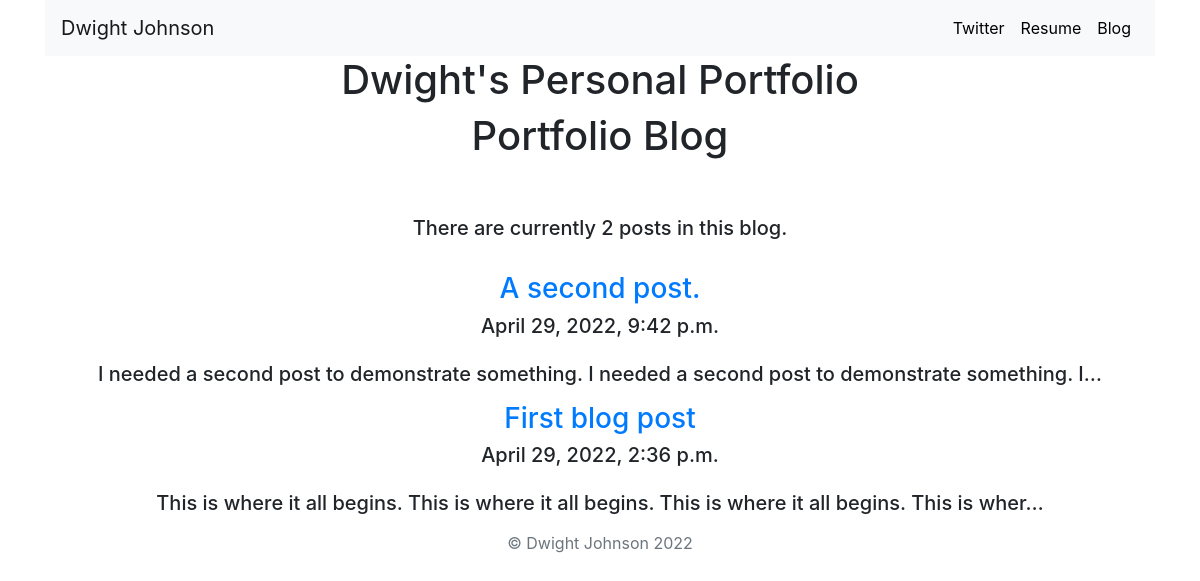
Screenshot of /blog/ with the database file from the repository.
### BlogApp/models.py (models this page shows, shortened)
class Post(models.Model):
    subject = models.CharField(max_length=100)
    text = models.TextField(max_length=2000)
    datePosted = models.DateTimeField()

### BlogApp/views.py (the view)
# urls.py: path('', views.blog, name='blog'),
def blog(request):
    posts = Post.objects.order_by('-datePosted')
    return render(request, 'BlogApp/blog.html', {'posts':posts})

### BlogApp/templates/blogapp/blog.html (shortened to what this page needs)
{% extends 'PortfolioApp/base.html'%}
{% block content %}
<div class='container text-center'>
  <h1>Portfolio Blog</h1>
  <h5>There are currently {{ posts.count }} post{{ posts.count|pluralize }} in this blog.<h5>
  {% for post in posts %}
    <a href='{% url 'BlogApp:post' post.id %}'><h3>{{ post.subject }}</h3></a>
    {{ post.datePosted}}
    <p>{{ post.text|striptags|truncatechars:100 }}</p>
  {% endfor %}
</div>
{% endblock %}

### PortfolioApp/static/PortfolioApp/custom.css (style rules this page uses)
body { font-family: 'Lato', sans-serif; }

### rows the page displays
Post: subject "A second post.", datePosted "April 29, 2022, 9:42 p.m.", text "I needed a second post to demonstrate something. I needed a second post to demonstrate something. I…"
Post: subject "First blog post", datePosted "April 29, 2022, 2:36 p.m.", text "This is where it all begins. This is where it all begins. This is where it all begins. This is wher…"

### other values shown
{{ posts.count }} "2"
